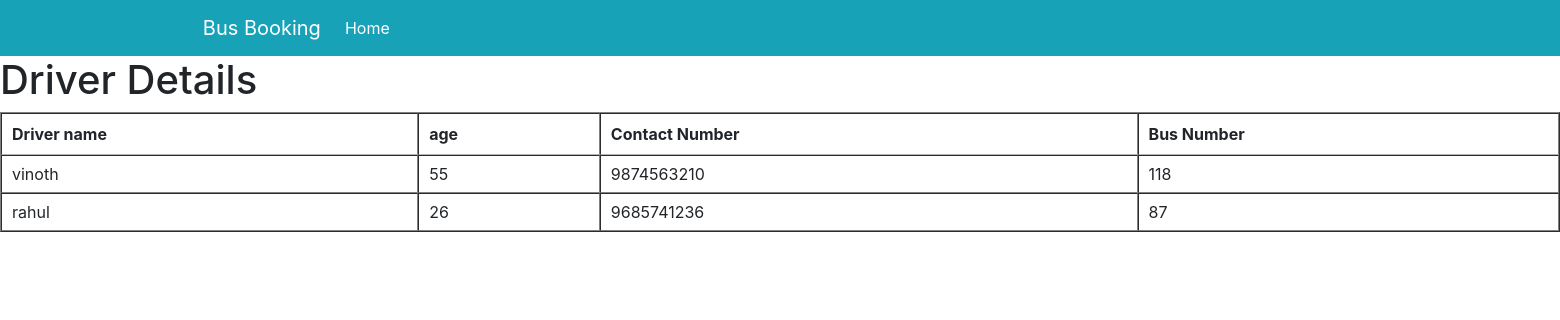
Page /draccess/ on the committed database.
### busbookapp/models.py (models this page shows)
class Driver(models.Model):
    drivername=models.CharField(max_length=20)
    age=models.IntegerField()
    contact_no=models.IntegerField()
    bus_no=models.IntegerField()

### busbookapp/views.py (the view)
# urls.py: path('draccess/', views.driverDetails,name="draccess"),
def driverDetails(request):
    emp_data=Driver.objects.all()
    emp_dict = {"emp_list":emp_data}
    return render(request, "busbookapp/driver.html", context =emp_dict)

### busbookapp/templates/busbookapp/driver.html (shortened to what this page needs)
<html>
{% extends 'busbookapp/base1.html' %}
{% block content %}
<head>
    <link rel="stylesheet" type="text/css" href="https://cdn.datatables.net/1.12.1/css/jquery.dataTables.css">
</head>
<body>
<h1 >
    Driver Details
</h1>
<table id="mytable" class="datatable" cellspacing="1" cellpadding="1" border="1" >
    <thead>
        <tr class="dt-control">
            <th class="sorting_1"> Driver name</th>
            <th> age</th>
            <th> Contact Number</th>
            <th> Bus Number</th>
        </tr>
    </thead>
    <tbody>
        <tr>
            {% if emp_list %}
            {% for template in emp_list %}
            <td>{{template.drivername}}</td>
            <td>{{template.age}}</td>
            <td>{{template.contact_no}}</td>
            <td>{{template.bus_no}}</td>
        </tr>
    </tbody>
      {% endfor %}
      {% endif %}
</table>
</body>
{% endblock %}

### rows in the picture
Driver: drivername "vinoth", age "55", contact_no "9874563210", bus_no "118"
Driver: drivername "rahul", age "26", contact_no "9685741236", bus_no "87"
